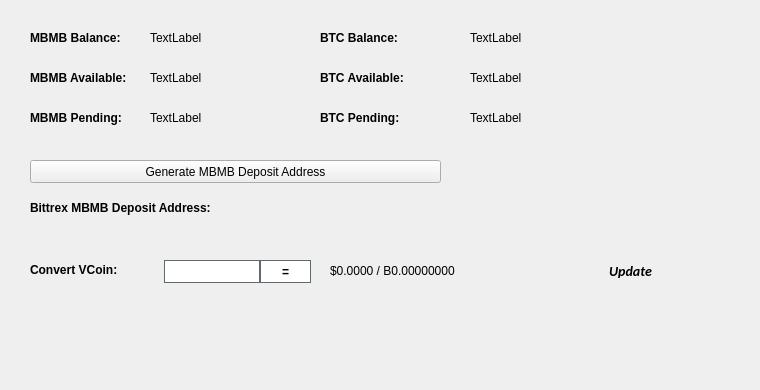
   <widget class="QWidget" name="BalanceTab">
    <attribute name="title">
     <string>Balance</string>
    </attribute>
    <widget class="QLabel" name="BitcoinBalanceLabel">
     <property name="geometry">
      <rect>
       <x>470</x>
       <y>30</y>
       <width>150</width>
       <height>16</height>
      </rect>
     </property>
     <property name="text">
      <string>TextLabel</string>
     </property>
    </widget>
    <widget class="QLabel" name="MBMBBalanceLabel">
     <property name="geometry">
      <rect>
       <x>150</x>
       <y>30</y>
       <width>150</width>
       <height>16</height>
      </rect>
     </property>
     <property name="text">
      <string>TextLabel</string>
     </property>
    </widget>
    <widget class="QLabel" name="label_11">
     <property name="geometry">
      <rect>
       <x>30</x>
       <y>30</y>
       <width>101</width>
       <height>16</height>
      </rect>
     </property>
     <property name="font">
      <font>
       <weight>75</weight>
       <bold>true</bold>
      </font>
     </property>
     <property name="text">
      <string>MBMB Balance:</string>
     </property>
    </widget>
    <widget class="QLabel" name="label_12">
     <property name="geometry">
      <rect>
       <x>320</x>
       <y>30</y>
       <width>101</width>
       <height>16</height>
      </rect>
     </property>
     <property name="font">
      <font>
       <weight>75</weight>
       <bold>true</bold>
      </font>
     </property>
     <property name="text">
      <string>BTC Balance:</string>
     </property>
    </widget>
    <widget class="QLabel" name="MBMBAvailableLabel_2">
     <property name="geometry">
      <rect>
       <x>150</x>
       <y>70</y>
       <width>150</width>
       <height>16</height>
      </rect>
     </property>
     <property name="text">
      <string>TextLabel</string>
     </property>
    </widget>
    <widget class="QLabel" name="label_13">
     <property name="geometry">
      <rect>
       <x>30</x>
       <y>70</y>
       <width>111</width>
       <height>16</height>
      </rect>
     </property>
     <property name="font">
      <font>
       <weight>75</weight>
       <bold>true</bold>
      </font>
     </property>
     <property name="text">
      <string>MBMB Available:</string>
     </property>
    </widget>
    <widget class="QLabel" name="label_14">
     <property name="geometry">
      <rect>
       <x>30</x>
       <y>110</y>
       <width>101</width>
       <height>16</height>
      </rect>
     </property>
     <property name="font">
      <font>
       <weight>75</weight>
       <bold>true</bold>
      </font>
     </property>
     <property name="text">
      <string>MBMB Pending:</string>
     </property>
    </widget>
    <widget class="QLabel" name="MBMBPendingLabel">
     <property name="geometry">
      <rect>
       <x>150</x>
       <y>110</y>
       <width>150</width>
       <height>16</height>
      </rect>
     </property>
     <property name="text">
      <string>TextLabel</string>
     </property>
    </widget>
    <widget class="QLabel" name="label_15">
     <property name="geometry">
      <rect>
       <x>320</x>
       <y>70</y>
       <width>111</width>
       <height>16</height>
      </rect>
     </property>
     <property name="font">
      <font>
       <weight>75</weight>
       <bold>true</bold>
      </font>
     </property>
     <property name="text">
      <string>BTC Available:</string>
     </property>
    </widget>
    <widget class="QLabel" name="BitcoinAvailableLabel">
     <property name="geometry">
      <rect>
       <x>470</x>
       <y>70</y>
       <width>150</width>
       <height>16</height>
      </rect>
     </property>
     <property name="text">
      <string>TextLabel</string>
     </property>
    </widget>
    <widget class="QLabel" name="label_31">
     <property name="geometry">
      <rect>
       <x>320</x>
       <y>110</y>
       <width>111</width>
       <height>16</height>
      </rect>
     </property>
     <property name="font">
      <font>
       <weight>75</weight>
       <bold>true</bold>
      </font>
     </property>
     <property name="text">
      <string>BTC Pending:</string>
     </property>
    </widget>
    <widget class="QLabel" name="BitcoinPendingLabel">
     <property name="geometry">
      <rect>
       <x>470</x>
       <y>110</y>
       <width>150</width>
       <height>16</height>
      </rect>
     </property>
     <property name="text">
      <string>TextLabel</string>
     </property>
    </widget>
    <widget class="QLabel" name="label_33">
     <property name="geometry">
      <rect>
       <x>30</x>
       <y>200</y>
       <width>221</width>
       <height>16</height>
      </rect>
     </property>
     <property name="font">
      <font>
       <weight>75</weight>
       <bold>true</bold>
      </font>
     </property>
     <property name="text">
      <string>Bittrex MBMB Deposit Address:</string>
     </property>
    </widget>
    <widget class="QPushButton" name="GenDepositBTN">
     <property name="geometry">
      <rect>
       <x>30</x>
       <y>160</y>
       <width>411</width>
       <height>23</height>
      </rect>
     </property>
     <property name="text">
      <string>Generate MBMB Deposit Address</string>
     </property>
     <property name="icon">
      <iconset resource="../mbmb.qrc">
       <normaloff>:/icons/bitcoin</normaloff>:/icons/bitcoin</iconset>
     </property>
    </widget>
    <widget class="QLabel" name="DepositAddressLabel">
     <property name="geometry">
      <rect>
       <x>200</x>
       <y>200</y>
       <width>261</width>
       <height>16</height>
      </rect>
     </property>
     <property name="palette">
      <palette>
       <active>
        <colorrole role="WindowText">
         <brush brushstyle="SolidPattern">
          <color alpha="255">
           <red>0</red>
           <green>0</green>
           <blue>0</blue>
          </color>
         </brush>
        </colorrole>
        <colorrole role="Text">
         <brush brushstyle="SolidPattern">
          <color alpha="255">
           <red>0</red>
           <green>0</green>
           <blue>255</blue>
          </color>
         </brush>
        </colorrole>
       </active>
       <inactive>
        <colorrole role="WindowText">
         <brush brushstyle="SolidPattern">
          <color alpha="255">
           <red>0</red>
           <green>0</green>
           <blue>0</blue>
          </color>
         </brush>
        </colorrole>
        <colorrole role="Text">
         <brush brushstyle="SolidPattern">
          <color alpha="255">
           <red>0</red>
           <green>0</green>
           <blue>255</blue>
          </color>
         </brush>
        </colorrole>
       </inactive>
       <disabled>
        <colorrole role="WindowText">
         <brush brushstyle="SolidPattern">
          <color alpha="255">
           <red>120</red>
           <green>120</green>
           <blue>120</blue>
          </color>
         </brush>
        </colorrole>
        <colorrole role="Text">
         <brush brushstyle="SolidPattern">
          <color alpha="255">
           <red>120</red>
           <green>120</green>
           <blue>120</blue>
          </color>
         </brush>
        </colorrole>
       </disabled>
      </palette>
     </property>
     <property name="font">
      <font>
       <weight>75</weight>
       <bold>true</bold>
      </font>
     </property>
     <property name="text">
      <string/>
     </property>
     <property name="alignment">
      <set>Qt::AlignRight|Qt::AlignTrailing|Qt::AlignVCenter</set>
     </property>
     <property name="textInteractionFlags">
      <set>Qt::LinksAccessibleByMouse|Qt::TextSelectableByKeyboard|Qt::TextSelectableByMouse</set>
     </property>
    </widget>
    <widget class="QLabel" name="label_8">
     <property name="geometry">
      <rect>
       <x>460</x>
       <y>300</y>
       <width>281</width>
       <height>81</height>
      </rect>
     </property>
     <property name="text">
      <string/>
     </property>
     <property name="pixmap">
      <pixmap>:/images/bittrex</pixmap>
     </property>
    </widget>
    <widget class="QWidget" name="widgetConversion" native="true">
     <property name="geometry">
      <rect>
       <x>0</x>
       <y>250</y>
       <width>751</width>
       <height>43</height>
      </rect>
     </property>
     <property name="minimumSize">
      <size>
       <width>0</width>
       <height>43</height>
      </size>
     </property>
     <property name="styleSheet">
      <string notr="true"/>
     </property>
     <widget class="QPushButton" name="btnUpdateMarketData">
      <property name="geometry">
       <rect>
        <x>575</x>
        <y>0</y>
        <width>111</width>
        <height>41</height>
       </rect>
      </property>
      <property name="sizePolicy">
       <sizepolicy hsizetype="Expanding" vsizetype="Expanding">
        <horstretch>0</horstretch>
        <verstretch>0</verstretch>
       </sizepolicy>
      </property>
      <property name="font">
       <font>
        <family>calibri</family>
        <pointsize>-1</pointsize>
        <weight>75</weight>
        <italic>true</italic>
        <bold>true</bold>
       </font>
      </property>
      <property name="styleSheet">
       <string notr="true">margin:0px;text-align:center;padding:2px;border-radius:3px;font-style:italic;width:100px;font-size:14px;font-family:calibri;font-weight:600;</string>
      </property>
      <property name="text">
       <string>Update</string>
      </property>
      <property name="iconSize">
       <size>
        <width>150</width>
        <height>35</height>
       </size>
      </property>
      <property name="autoDefault">
       <bool>true</bool>
      </property>
      <property name="default">
       <bool>true</bool>
      </property>
     </widget>
     <widget class="QLabel" name="lblConvertVCoin">
      <property name="geometry">
       <rect>
        <x>30</x>
        <y>10</y>
        <width>131</width>
        <height>20</height>
       </rect>
      </property>
      <property name="styleSheet">
       <string notr="true"/>
      </property>
      <property name="text">
       <string>&lt;html&gt;&lt;head/&gt;&lt;body&gt;&lt;p&gt;&lt;span style=&quot; font-weight:600;&quot;&gt;Convert VCoin:&lt;/span&gt;&lt;/p&gt;&lt;/body&gt;&lt;/html&gt;</string>
      </property>
     </widget>
     <widget class="QLineEdit" name="txtConvertVCoinQty">
      <property name="geometry">
       <rect>
        <x>160</x>
        <y>10</y>
        <width>100</width>
        <height>23</height>
       </rect>
      </property>
      <property name="minimumSize">
       <size>
        <width>100</width>
        <height>23</height>
       </size>
      </property>
      <property name="maximumSize">
       <size>
        <width>100</width>
        <height>16777215</height>
       </size>
      </property>
      <property name="styleSheet">
       <string notr="true">border: 1px solid #61696c;margin-left:4px;</string>
      </property>
     </widget>
     <widget class="QPushButton" name="btnConvertMBMB">
      <property name="geometry">
       <rect>
        <x>260</x>
        <y>10</y>
        <width>51</width>
        <height>23</height>
       </rect>
      </property>
      <property name="minimumSize">
       <size>
        <width>0</width>
        <height>23</height>
       </size>
      </property>
      <property name="styleSheet">
       <string notr="true">border:1px solid #61696c;background:white;font-weight:600;</string>
      </property>
      <property name="text">
       <string>=</string>
      </property>
     </widget>
     <widget class="QLabel" name="lblConvertVCoinResults">
      <property name="geometry">
       <rect>
        <x>330</x>
        <y>0</y>
        <width>201</width>
        <height>41</height>
       </rect>
      </property>
      <property name="styleSheet">
       <string notr="true"/>
      </property>
      <property name="text">
       <string>$0.0000 / B0.00000000</string>
      </property>
     </widget>
     <widget class="QLabel" name="iconOverviewUpdateWait">
      <property name="geometry">
       <rect>
        <x>670</x>
        <y>10</y>
        <width>24</width>
        <height>24</height>
       </rect>
      </property>
      <property name="text">
       <string/>
      </property>
      <property name="pixmap">
       <pixmap resource="../mbmb.qrc">:/icons/transaction_1</pixmap>
      </property>
      <property name="scaledContents">
       <bool>true</bool>
      </property>
      <property name="alignment">
       <set>Qt::AlignCenter</set>
      </property>
     </widget>
    </widget>
   </widget>
